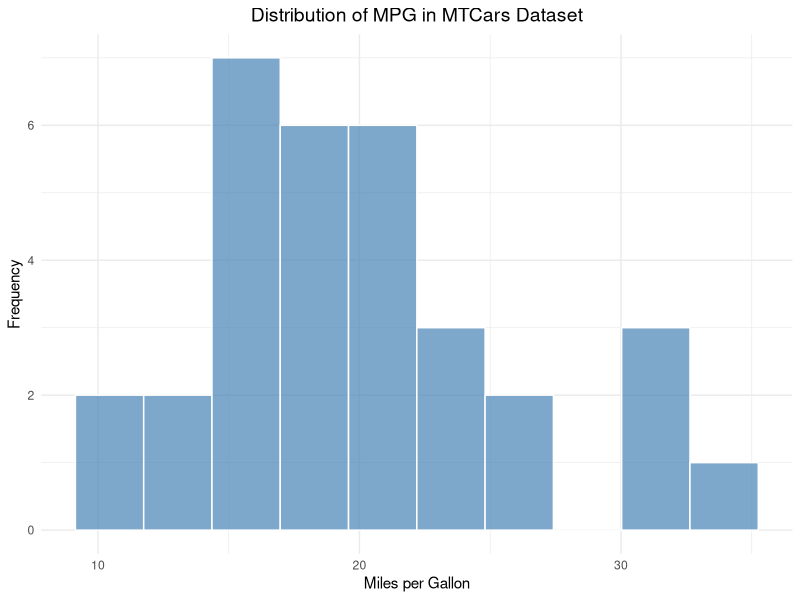

Here is the R script that generated this plot:
## ---- chunk 1
knitr::opts_chunk$set(echo = FALSE)
library(ggplot2)
library(dplyr)
## ---- chunk 2
# Plotting Miles per Gallon distribution from MTCars dataset
ggplot(mtcars, aes(x = mpg)) +
  geom_histogram(bins = 10, 
                 fill = "steelblue", 
                 color = "white", 
                 alpha = 0.7) +
  labs(title = "Distribution of MPG in MTCars Dataset",
       x = "Miles per Gallon",
       y = "Frequency") +
  theme_minimal() +
  theme(plot.title = element_text(hjust = 0.5, size = 14))
